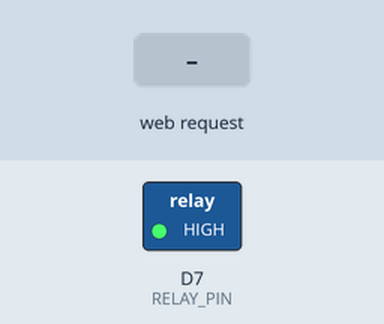
Simulated run of this sketch. Board: ESP8266 (NodeMCU). Parts: switched loads named in the sketch (green lamp = pin HIGH). The test bench sets the inputs (shaded band). WiFi joins after 1.5 s; servers stay silent unless stated; the local clock reads 2024-03-15 10:24:30 at power-on unless the sketch sets it; what the sketch prints to the serial monitor is not drawn.

Above: at 3.2 s.
3.3 s: HTTP request GET /set received
At 5.4 s:
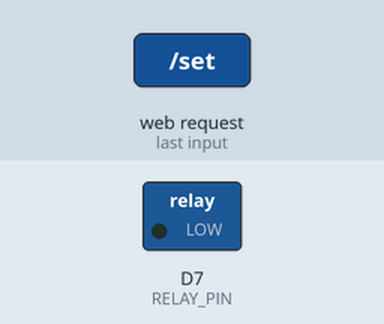
6.5 s: HTTP request GET /set?date=120 received
At 9.0 s:
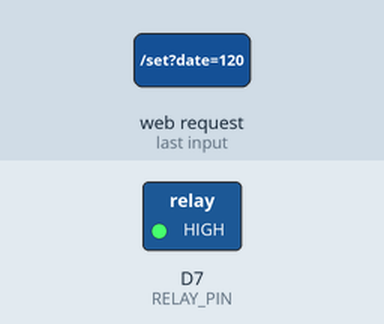
9.5 s: HTTP request GET /set?date=1 received
At 11.5 s:
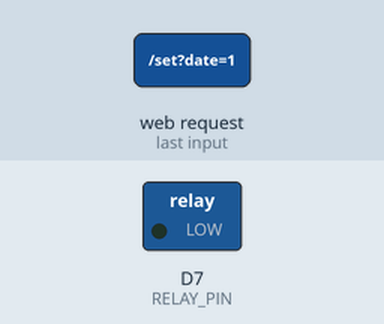
Timing chart, 0 to 13.0 s (numbered marks = the images above; inputs shaded):
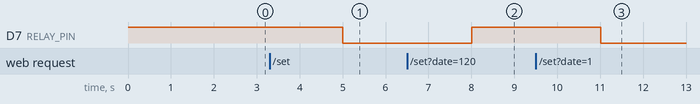

Measured:
- after the input at 3.3 s, D7 (RELAY_PIN): HIGH → LOW after 1.7 s
- after the input at 6.5 s, D7 (RELAY_PIN): LOW → HIGH after 1.5 s
- after the input at 9.5 s, D7 (RELAY_PIN): HIGH → LOW after 1.5 s

The sketch:

sketch_may15a_FinalDeployedTimerCode.ino
```cpp
#include <ESP8266WiFi.h>
#include <WiFiClient.h>
#include <ESP8266WebServer.h>
#include <Wire.h>
#include <RTClib.h>
#define RELAY_PIN D7

RTC_DS1307 rtc;

const char* ssid = "kalpeshRTA";
const char* password = "87654321";

ESP8266WebServer server(80);

void handleRoot() {
  String html = "<html><body style='justify-content:center;'>";
  html += "<h2>Set Date & Time</h2><br>";
  html += "<h3>Developed By Kalpesh Patel (CE-CSPIT)<br></h3>";
  //html += "<form action='/set' method='POST'>";
  html += "<form action='/set' method='POST'>";
  html += "Date (YYYY-MM-DD): <input type='text' name='date'><br>";
  html += "Time (HH:MM:SS): <input type='text' name='time'><br>";
  html += "<input type='submit' value='Set'>";
  html += "</form></body></html>";
  server.send(200, "text/html", html);
}

void handleSet() {
  String dateStr = server.arg("date");
  String timeStr = server.arg("time");

  int year = dateStr.substring(0,4).toInt();
  int month = dateStr.substring(5,7).toInt();
  int day = dateStr.substring(8,10).toInt();

  int hour = timeStr.substring(0,2).toInt();
  int minute = timeStr.substring(3,5).toInt();
  int second = timeStr.substring(6,8).toInt();

  DateTime now(year, month, day, hour, minute, second);
  rtc.adjust(now);

  String html = "<html><body>";
  html += "<h2>Date & Time Set Successfully</h2>";
  html += "<p>Developer by Kalpesh Patel (CE-CSPIT)</p>";
  html += "</body></html>";
  server.send(200, "text/html", html);
}

void setup() {
    Serial.begin(9600);

  Wire.begin();
  pinMode(RELAY_PIN, OUTPUT);
  digitalWrite(RELAY_PIN, HIGH); // Turn the relay off initially


  // Connect to WiFi
  WiFi.begin(ssid, password);
  Serial.print("Connecting to WiFi");
  int timeout = 10; // 10 seconds timeout
  while (WiFi.status() != WL_CONNECTED && timeout > 0) {
    delay(1000);
    Serial.print(".");
    timeout--;
  }
  if (WiFi.status() == WL_CONNECTED) {
    Serial.println("connected!");
  } else {
    Serial.println("connection failed!");
  }

  // WiFi.begin(ssid, password);
  // while (WiFi.status() != WL_CONNECTED) {
  //   delay(1000);
  //   Serial.println("Connecting to WiFi...");
  //   Serial.println(WiFi.localIP());
  // }
  // Serial.println("WiFi connected");


  if (!rtc.begin()) {
    Serial.println("RTC not found");
    while (1);
  }

  server.on("/", handleRoot);
  server.on("/set", handleSet);

  server.begin();
  Serial.println("Server started");
}

void loop() {
    server.handleClient();


  // Check WiFi connection status
  if (WiFi.status() != WL_CONNECTED) {
    Serial.println("WiFi connection lost!");
    // Attempt to reconnect
    WiFi.begin(ssid, password);
    Serial.print("Reconnecting to WiFi");
    int timeout = 10; // 10 seconds timeout
    while (WiFi.status() != WL_CONNECTED && timeout > 0) {
      delay(500);
      Serial.print(".");
      timeout--;
    }
    if (WiFi.status() == WL_CONNECTED) {
      Serial.println("reconnected!");
    } else {
      Serial.println("reconnection failed!");
    }
  }


  //   // Get current date and time from RTC module
  DateTime now = rtc.now();
    // Display date and time in Serial Monitor
  Serial.print("Date: ");
  Serial.print(now.day(), DEC);
  Serial.print('/');
  Serial.print(now.month(), DEC);
  Serial.print('/');
  Serial.print(now.year(), DEC);
  Serial.print(" Time: ");
  Serial.print(now.hour(), DEC);
  Serial.print(':');
  Serial.print(now.minute(), DEC);
  Serial.print(':');
  Serial.print(now.second(), DEC);
  Serial.println();
  delay(1000);


   // Turn the relay on between 4 AM and 11 PM
   if (now.hour() >= 4 && now.hour() <= 23)
   //if ( (now.minute() >= 00 && now.minute() <= 5) || (now.minute() >= 11 && now.minute() <= 15) || (now.minute() >= 21 && now.minute() <= 25) || (now.minute() >= 31 && now.minute() <= 35) || (now.minute() >= 41 && now.minute() <= 45) || (now.minute() >= 51 && now.minute() <= 55))
   {
     digitalWrite(RELAY_PIN, HIGH); // Turn the relay on
     Serial.println("Relay On");
   } else {
     digitalWrite(RELAY_PIN, LOW); // Turn the relay off
     Serial.println("Relay Off");
   }

}
```
